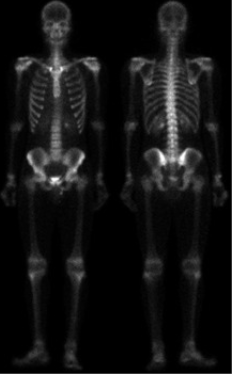
%> input picture Skeleton.PNG, 233 x 374 px
$ octave exampleendofsem.m   (GNU Octave 9; MATLAB toolbox functions it lacks are replaced by stand-ins)
%> lines starting %> are read from the running program, lines starting %| are printed output that depends on the picture
%12/4/17 example
%
im=imread('Skeleton.png');
%> im is the input picture: size 374x233x3 uint8; min 0, max 255, mean 19.2
figure(1);
imshow(im)
%to enhance contrast, we need to convert from rgb
%take to double , if performing more operations to eliminate overflow

%conversion
im=rgb2gray(im);
%> im: size 374x233 uint8
im=im2double(im);
%> im: size 374x233 double

%which operation to do first?
% first apply high pass (laplacian)

%generate mask
h=fspecial('laplacian',0); % 0 is default, defines weights for mask
%apply filter under new var

i2=imfilter(im,h); % h?
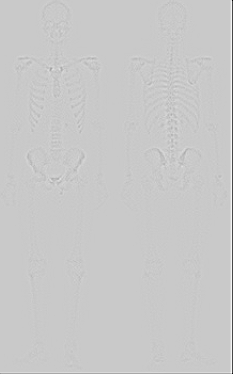
%> i2: size 374x233 double; min -2.79, max 0.749, mean -0.00495; drawn with min black and max white
figure(2)

%imshow(i2); % this is barely visible
%imshow(mat2gray(i2)); %so show in this format


%now subtract this from the original image
i3=im-i2;
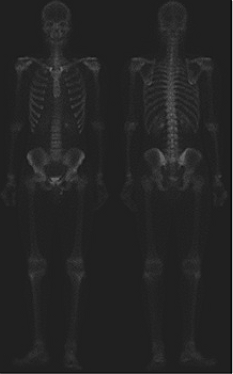
%> i3: size 374x233 double; min -0.545, max 3.79, mean 0.0804; drawn with min black and max white
imshow(i3);
%enhanced decently, but now to decrease noise
%don't use avg filter..it will blue too much
% median blurs the least while removing noise
i4=medfilt2(i3); %2 dimensional median filter, default is 3x3 mask
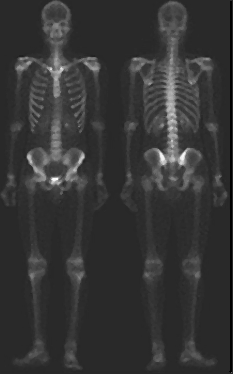
%> i4: size 374x233 double; min -0.224, max 1.16, mean 0.0668; drawn with min black and max white
% take this and add it back to the original
i5=im+i4;
figure(3)
%imshow(i4); %

%if we want more details, now start adjusting contrast
%more filtering will make bright brighter, and dark darker = fail
%
%hist eq would bring the background out more
% therefore, we will use gamma correction
%figure(4);
i6=imadjust(i5,[],[],.5);% 1 = same, percentage for gamma djust
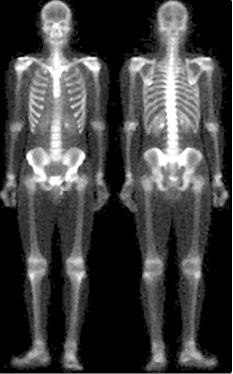
%> i6: size 374x233 double; min 0, max 1, mean 0.255
%imshow(i5);

%a modication is to apply a filter
%create a custom mask
%multiply back to the original image
%ging back to i3, instead use a gausian filter
i7=im.*i3;
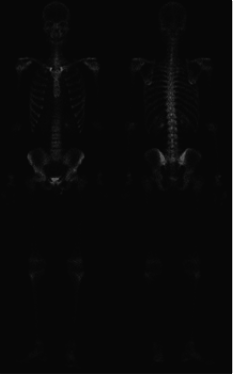
%> i7: size 374x233 double; min -0.111, max 3.79, mean 0.0312; drawn with min black and max white
i7=im+i7;
im7=imadjust(i7,[],[],.5);
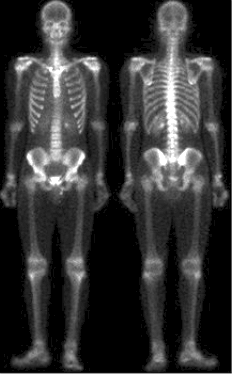
%> im7: size 374x233 double; min 0, max 1, mean 0.203
imshow(i7);
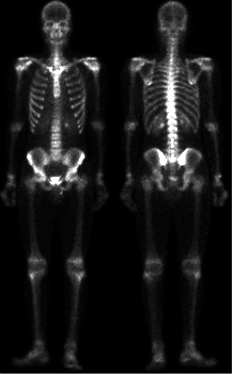
%> displayed picture: size 374x233, on the screen's scale of 0 to 255; min 0, max 255, mean 23.5
